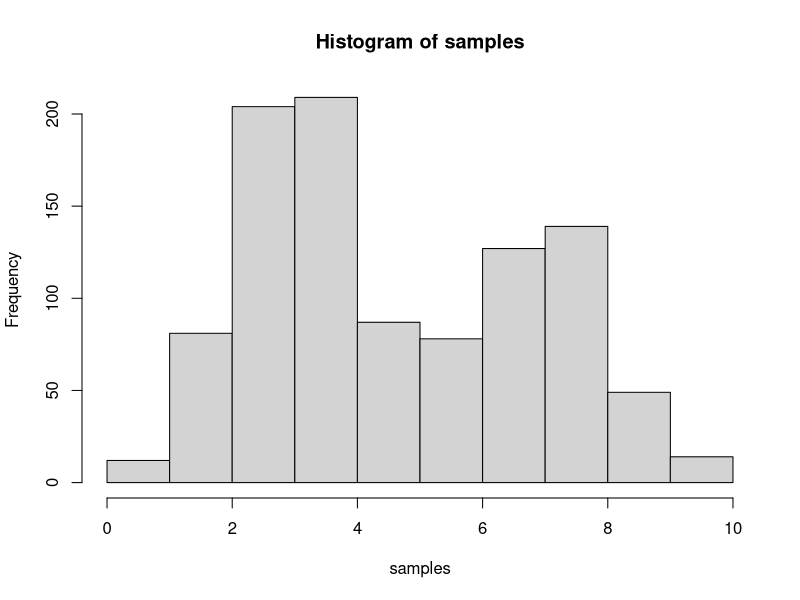
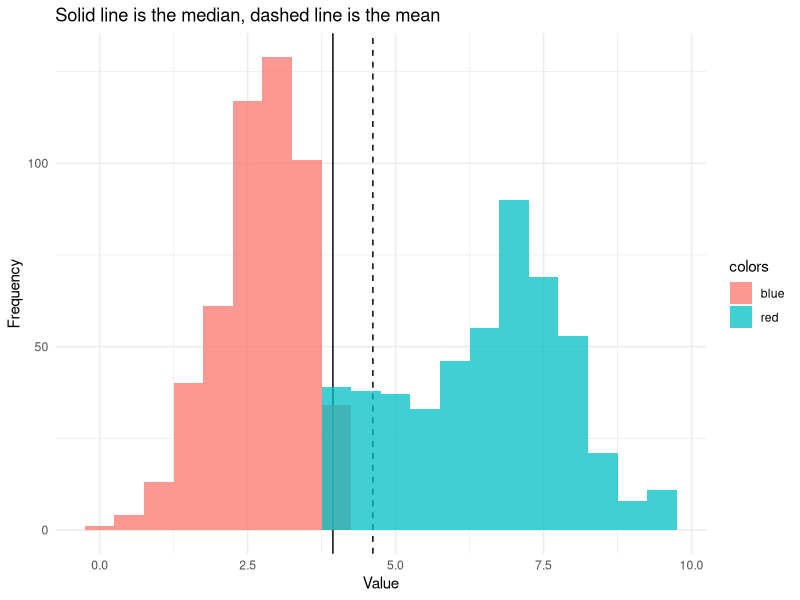
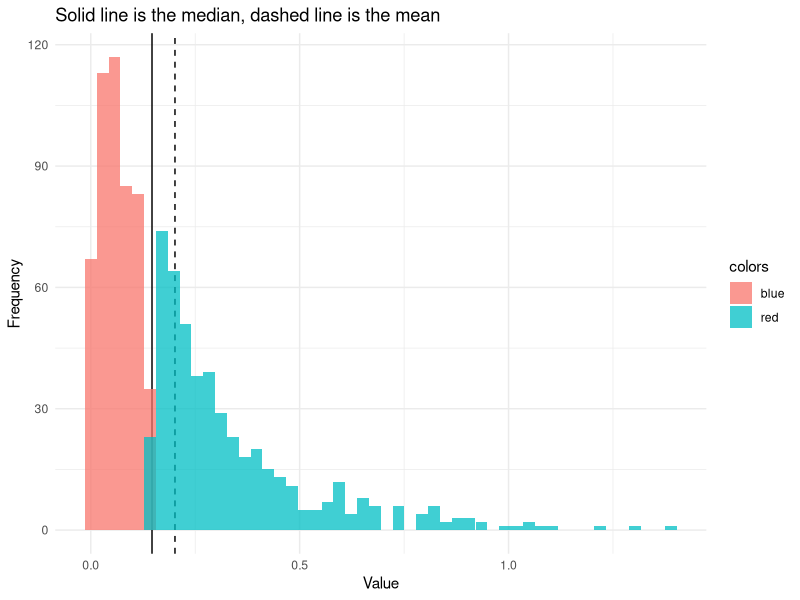

Write the R code that produced these figures, in order.
## ---- chunk 1
set.seed(123) # Set seed for reproducibility
n <- 1000  # number of samples
samples <- c(rnorm(0.6 * n, 3,1), 
             rnorm(0.4 * n, 7,1))
## ---- chunk 2
hist(samples)
## ---- chunk 3
# Load necessary libraries
library(ggplot2)
# Calculate median
med <- median(samples)

# Assign colors based on the relation with the median
colors <- ifelse(samples <= med, "blue", "red")

# Plot histogram with ggplot2
ggplot(data.frame(samples, colors), aes(x = samples, fill = colors)) +
  geom_vline(xintercept = med) +
  geom_vline(xintercept = mean(samples), linetype = "dashed") +
  geom_histogram(binwidth = 0.5, position = "identity", alpha = 0.75) +
  labs(title = "Solid line is the median, dashed line is the mean",
       x = "Value",
       y = "Frequency") +
  theme_minimal()
## ---- chunk 4
samples <- c(rnorm(0.6 * n, 3,1), 
             rnorm(0.4 * n, 7,1))
(mean((samples <= median(samples))))
(mean((samples <= mean(samples))))
## ---- chunk 5
samples <- rexp(1000, rate = 5)
(mean((samples <= median(samples))))
(mean((samples <= mean(samples))))
## ---- chunk 6
# Calculate median
med <- median(samples)
# Assign colors based on the relation with the median
colors <- ifelse(samples <= med, "blue", "red")

# Plot histogram with ggplot2
ggplot(data.frame(samples, colors), aes(x = samples, fill = colors)) +
  geom_vline(xintercept = med) +
  geom_vline(xintercept = mean(samples), linetype = "dashed") +
  geom_histogram(bins = 50, position = "identity", alpha = 0.75) +
  labs(title = "Solid line is the median, dashed line is the mean",
       x = "Value",
       y = "Frequency") +
  theme_minimal()
## ---- chunk 7
cholesterol <- read.csv("cholesterol.csv")
str(cholesterol)
(S <- sum(cholesterol$Reduction>0)) ## test stat
## ---- chunk 8
S <- sum(cholesterol$Reduction>=0)
n <- length(cholesterol$Reduction)

(pval <- (1-pbinom(S-1, size = n, prob= 0.5)))

## ---- chunk 9
S <- sum(cholesterol$Reduction>=0)
n <- length(cholesterol$Reduction)
binom.test(S, n, alternative = "greater")
## ---- chunk 10
Z <- (S-0.5-0.5*n)/(sqrt(0.25*n))
(p <- 1 - pnorm(Z))
## ---- chunk 11
set.seed(12345)
null.samples <- rbinom(10000, size = 10, 1/2)
(pval.mc <- mean((null.samples>=S)))
